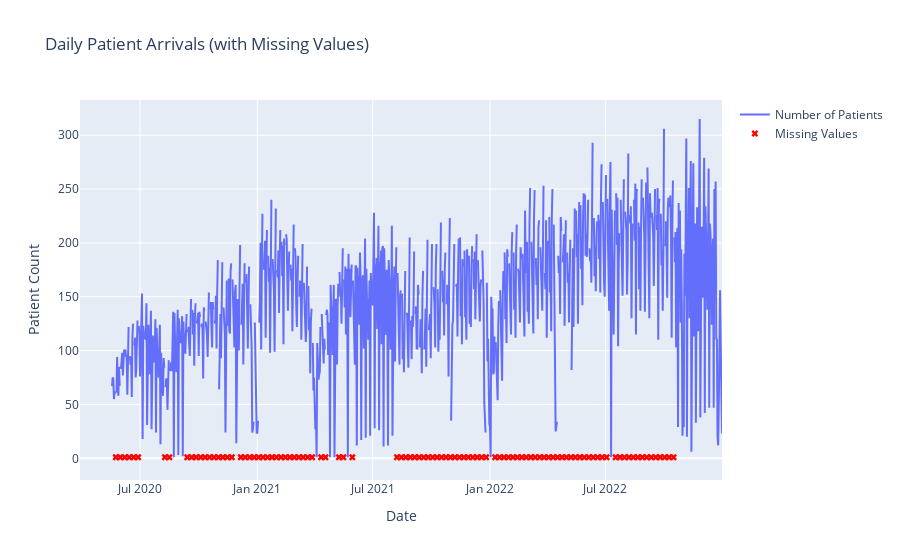

Here is the notebook cell this chart was saved with:
### Code cell
fig = go.Figure()

# Add scatter trace for patients
fig.add_trace(go.Scatter(x=df.index, y=df['Patients'], 
                          mode='lines', 
                          name='Number of Patients'))

# Add markers for missing values
missing_dates = df[df['Patients'].isna()].index
missing_values_trace = go.Scatter(x=missing_dates, y=[df['Patients'].min()]*len(missing_dates),
                                  mode='markers', marker=dict(color='red', symbol='x'),
                                  name='Missing Values')
fig.add_trace(missing_values_trace)

# Set plot title and axis labels
fig.update_layout(title='Daily Patient Arrivals (with Missing Values)',
                  xaxis_title='Date', yaxis_title='Patient Count')

# Show plot
fig.show()

### Figure 1 — Plotly figure (JSON) as saved in the notebook; plotly's stock layout.template omitted (floating-point values rounded to 4 significant figures; data arrays with more than 128 entries replaced by an {"elided": "..."} marker saying what was removed)
{"data": [{"mode": "lines", "name": "Number of Patients", "type": "scatter", "x": {"elided": "958 str values"}, "y": {"elided": "958 int values"}}, {"marker": {"color": "red", "symbol": "x"}, "mode": "markers", "name": "Missing Values", "type": "scatter", "x": ["2020-05-24T00:00:00", "2020-05-31T00:00:00", "2020-06-07T00:00:00", "2020-06-14T00:00:00", "2020-06-21T00:00:00", "2020-06-28T00:00:00", "2020-08-09T00:00:00", "2020-08-16T00:00:00", "2020-09-13T00:00:00", "2020-09-20T00:00:00", "2020-09-27T00:00:00", "2020-10-04T00:00:00", "2020-10-11T00:00:00", "2020-10-18T00:00:00", "2020-10-25T00:00:00", "2020-11-01T00:00:00", "2020-11-08T00:00:00", "2020-11-15T00:00:00", "2020-11-22T00:00:00", "2020-12-06T00:00:00", "2020-12-13T00:00:00", "2020-12-20T00:00:00", "2020-12-27T00:00:00", "2021-01-03T00:00:00", "2021-01-10T00:00:00", "2021-01-17T00:00:00", "2021-01-24T00:00:00", "2021-01-31T00:00:00", "2021-02-07T00:00:00", "2021-02-14T00:00:00", "2021-02-21T00:00:00", "2021-02-28T00:00:00", "2021-03-07T00:00:00", "2021-03-14T00:00:00", "2021-03-21T00:00:00", "2021-03-28T00:00:00", "2021-04-11T00:00:00", "2021-04-18T00:00:00", "2021-05-09T00:00:00", "2021-05-16T00:00:00", "2021-05-30T00:00:00", "2021-08-08T00:00:00", "2021-08-15T00:00:00", "2021-08-22T00:00:00", "2021-08-29T00:00:00", "2021-09-05T00:00:00", "2021-09-12T00:00:00", "2021-09-19T00:00:00", "2021-09-26T00:00:00", "2021-10-03T00:00:00", "2021-10-10T00:00:00", "2021-10-17T00:00:00", "2021-10-24T00:00:00", "2021-10-31T00:00:00", "2021-11-07T00:00:00", "2021-11-14T00:00:00", "2021-11-21T00:00:00", "2021-11-28T00:00:00", "2021-12-05T00:00:00", "2021-12-12T00:00:00", "2021-12-19T00:00:00", "2021-12-26T00:00:00", "2022-01-09T00:00:00", "2022-01-16T00:00:00", "2022-01-23T00:00:00", "2022-01-30T00:00:00", "2022-02-06T00:00:00", "2022-02-13T00:00:00", "2022-02-20T00:00:00", "2022-02-27T00:00:00", "2022-03-06T00:00:00", "2022-03-13T00:00:00", "2022-03-20T00:00:00", "2022-03-27T00:00:00", "2022-04-03T00:00:00", "2022-04-10T00:00:00", "2022-04-17T00:00:00", "2022-04-24T00:00:00", "2022-05-01T00:00:00", "2022-05-08T00:00:00", "2022-05-15T00:00:00", "2022-05-22T00:00:00", "2022-05-29T00:00:00", "2022-06-05T00:00:00", "2022-06-12T00:00:00", "2022-06-19T00:00:00", "2022-06-26T00:00:00", "2022-07-03T00:00:00", "2022-07-17T00:00:00", "2022-07-24T00:00:00", "2022-07-31T00:00:00", "2022-08-07T00:00:00", "2022-08-14T00:00:00", "2022-08-21T00:00:00", "2022-08-28T00:00:00", "2022-09-04T00:00:00", "2022-09-11T00:00:00", "2022-09-18T00:00:00", "2022-09-25T00:00:00", "2022-10-02T00:00:00", "2022-10-09T00:00:00", "2022-10-16T00:00:00"], "y": [1, 1, 1, 1, 1, 1, 1, 1, 1, 1, 1, 1, 1, 1, 1, 1, 1, 1, 1, 1, 1, 1, 1, 1, 1, 1, 1, 1, 1, 1, 1, 1, 1, 1, 1, 1, 1, 1, 1, 1, 1, 1, 1, 1, 1, 1, 1, 1, 1, 1, 1, 1, 1, 1, 1, 1, 1, 1, 1, 1, 1, 1, 1, 1, 1, 1, 1, 1, 1, 1, 1, 1, 1, 1, 1, 1, 1, 1, 1, 1, 1, 1, 1, 1, 1, 1, 1, 1, 1, 1, 1, 1, 1, 1, 1, 1, 1, 1, 1, 1, 1, 1]}], "layout": {"title": {"text": "Daily Patient Arrivals (with Missing Values)"}, "xaxis": {"title": {"text": "Date"}}, "yaxis": {"title": {"text": "Patient Count"}}}}
